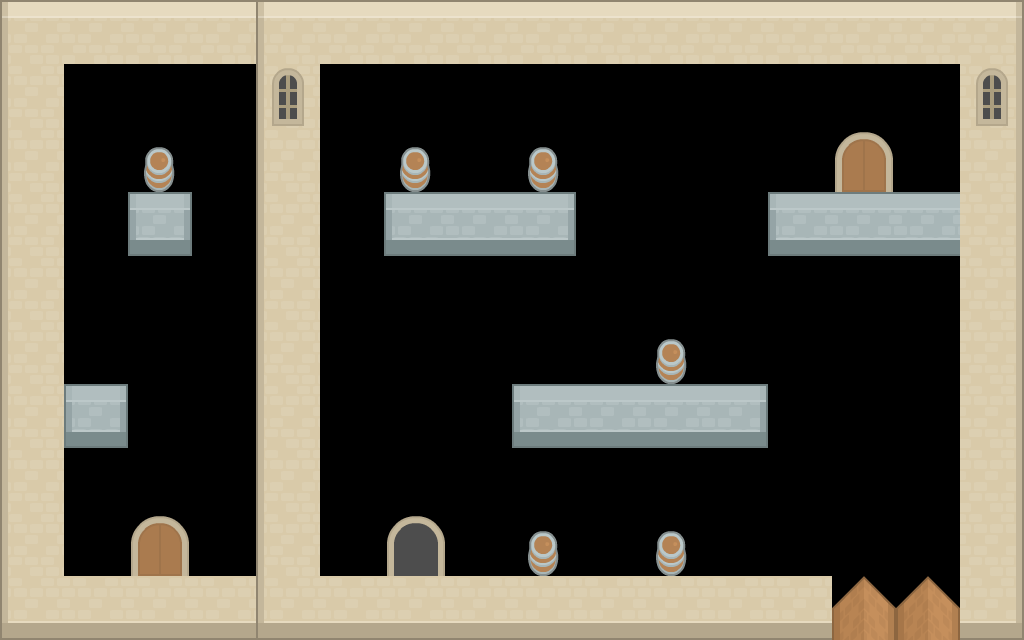

A level layout from a 2D game, rendered from its tile map. Below: a short description, then the map file with tile-grid data replaced by summaries:
An orthogonal 16x10 tile map with 64x64 px tiles, 4 tile layers (Box, Platforms, Objects, Details).

<map version="1.0" orientation="orthogonal" renderorder="right-down" width="16" height="10" tilewidth="64" tileheight="64" nextobjectid="1">
 <tileset firstgid="1" name="tileset" tilewidth="64" tileheight="64">
  <image source="tileset.png" width="1280" height="832" />
 </tileset>
 <layer name="Box" width="16" height="10">
  <data>[160 cells, 56 non-empty, 9 distinct tile ids]</data>
 </layer>
 <layer name="Platforms" width="16" height="10">
  <data>[160 cells, 12 non-empty, 4 distinct tile ids]</data>
 </layer>
 <layer name="Objects" width="16" height="10">
  <data>[160 cells, 11 non-empty, 4 distinct tile ids]</data>
 </layer>
 <layer name="Details" width="16" height="10">
  <data>[160 cells, 0 non-empty, 0 distinct tile ids]</data>
 </layer>
</map>
